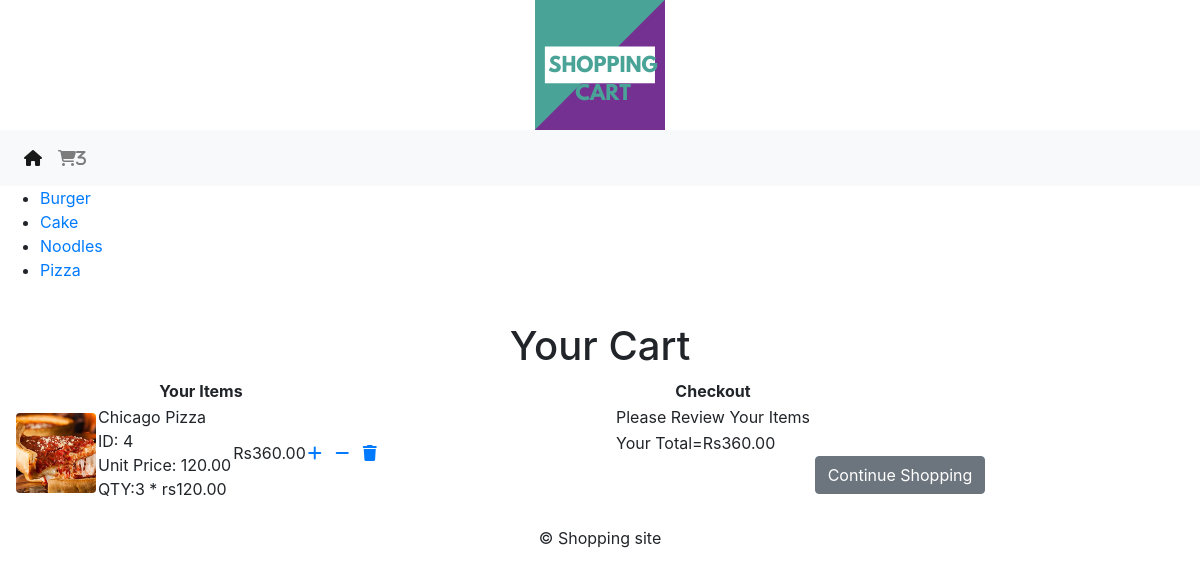
Screenshot of /Cart/ with the database file from the repository.
### YummieApp/models.py (models this page shows, shortened)
class FoodCategory(models.Model):
    name=models.CharField(max_length=200,unique=True)
    slug=models.SlugField(max_length=200,unique=True)
    img=models.ImageField(upload_to='category',blank=True)
    class Meta:
        ordering=("name",)
        verbose_name="category"
        verbose_name_plural="categories"
    def get_url(self):
        return reverse("YummieApp:Products_by_Category",args=[self.slug])

class FoodProduct(models.Model):
    name=models.CharField(max_length=200,unique=True)
    slug=models.SlugField(max_length=200,unique=True)
    img=models.ImageField(upload_to='products',blank=True)
    category=models.ForeignKey(FoodCategory,on_delete=models.CASCADE)
    price=models.DecimalField(max_digits=10,decimal_places=2)
    stock=models.IntegerField()
    available=models.BooleanField(default=True)
    created=models.DateTimeField(auto_now=True)
    updated=models.DateTimeField(auto_now=True)
    class Meta:
        ordering=("name",)
        verbose_name="product"
        verbose_name_plural="products"

### Cart/models.py (models this page shows, shortened)
class CartItem(models.Model):
    product=models.ForeignKey(FoodProduct,on_delete=models.CASCADE)
    cart=models.ForeignKey(Cart,on_delete=models.CASCADE)
    quantity=models.IntegerField()
    active=models.BooleanField(default=True)
    class Meta:
        db_table='CartItem'
    def sub_total(self):
        return self.product.price*self.quantity

### Cart/views.py (the view)
# urls.py: path('',views.cart_detail,name='cart_detail'),
def cart_detail(request, total=0, counter=0, cart_items=None):
    try:
        cart = Cart.objects.get(cart_id=_cart_id(request))
        cart_items = CartItem.objects.filter(cart=cart, active=True)
        for cart_item in cart_items:
            total += (cart_item.product.price * cart_item.quantity)
            counter += cart_item.quantity
    except ObjectDoesNotExist:
        pass
    return render(request, "cart.html", dict(cart_items=cart_items, total=total, counter=counter))

### Cart/context_processors.py (called while the page is built)
def counter(request):
    item_count=0
    if 'admin' in request.path:
        return {}
    else:
        try:
            cart = Cart.objects.filter(cart_id=_cart_id(request))
            cart_items = CartItem.objects.all().filter(cart=cart[:1])
            for cart_item in cart_items:
                item_count += cart_item.quantity
        except Cart.DoesNotExist:
            item_count = 0
        return dict(item_count=item_count)

### Cart/views.py (called while the page is built)
def _cart_id(request):
    cart = request.session.session_key
    if not cart:
        cart = request.session.create()
        return cart

### YummieApp/context_processors.py (called while the page is built)
def menu_links(request):
    links=FoodCategory.objects.all()
    return dict(links=links)

### templates/cart.html (shortened to what this page needs)
{% extends 'base.html' %}
{% load static %}
{% block content %}
{% if not cart_items %}
<div>
    <div class="text-center"><br>
    <h1 class="text-center">
        Your Cart is Empty
    </h1>
        <br>
        <p class="text-center">
            Please Click <a href="{% url 'YummieApp:allProdCat' %}">Here</a>
        </p>
    </div>
</div>
{% else %}
<div>
    <div class="text-center">
        <br>
        <h1 class="text-center">
            Your Cart
        </h1>
    </div>
</div>
<div class="row mx-auto">
    <div class="col-12 col-sm-12 col-md-12 col-lg-6 text-center">
        <table>
            <thead>
            <tr>
                <th colspan="5"> Your Items</th>
            </tr>
            </thead>
            <tbody>
            {% for cart_item in cart_items %}
            <tr>
                <td>
                    <a href="cart_item.product.get_absolute_url"><img src="{{cart_item.product.img.url}}" class="float-left rounded" style="height:80px;width:80px;"></a>
                </td>
                <td class="text-left">
                    {{cart_item.product.name}}
                    <br>
                    ID: {{cart_item.product.id}}
                    <br>
                    Unit Price: {{cart_item.product.price}}
                    <br>
                    QTY:{{cart_item.quantity}} * rs{{cart_item.product.price}}
                    <br>
                </td>
                <td>
                    Rs{{cart_item.sub_total}}
                </td>
                {% if cart_item.quantity < cart_item.product.stock %}
                <td>
                    <a href="{% url 'Cart:add_cart' cart_item.product.id %}"><li class="fas fa-plus"></li> </a>&nbsp;
                    <a href="{% url 'Cart:cart_remove' cart_item.product.id %}"><li class="fas fa-minus"></li> </a>&nbsp;
                    <a href="{% url 'Cart:full_remove' cart_item.product.id %}"><li class="fas fa-trash"></li> </a>&nbsp;
                </td>
                {% else %}
                <td>
                    <a href="{% url 'Cart:cart_remove' cart_item.product.id %}"><li class="fas fa-minus"></li> </a>&nbsp;
                    <a href="{% url 'Cart:full_remove' cart_item.product.id %}" ><li class="fas fa-trash"></li> </a>&nbsp;
                </td>
                {% endif %}
            </tr>
            {% endfor %}
            </tbody>
        </table>
    </div>
    <div class="col-12 col-sm-12 col-md-12 col-lg-6 text-center">
        <table>
            <thead>
            <tr>
                <th>
                    Checkout
                </th>
            </tr>
            </thead>
            <tbody>
            <tr>
                <td>Please  Review Your Items</td>
            </tr><tr>
                <td class="text-left">
                    Your Total=Rs{{total}}
                </td>
            </tr>
            </tbody>
        </table>
        <div class="mx-auto">
            <a href="{% url 'YummieApp:allProdCat' %}" class="btn btn-secondary">Continue Shopping</a>
        </div>
    </div>
</div><br>
{% endif %}
{% endblock %}

### templates/navbar.html (shortened to what this page needs)
<nav class="navbar navbar-expand-lg navbar-light bg-light">
  <div class="collapse navbar-collapse" id="navbarNavDropdown">
    <ul class="navbar-nav">
      <li class="nav-item active">
        <a class="nav-link" href="{% url 'YummieApp:allProdCat' %}"><i class="fas fa-home"></i> </a>
      </li>
        {% if item_count > 0 %}
      <li class="nav-item">
            <a class="nav-link" href="{% url 'Cart:cart_detail' %}"><i class="fas fa-shopping-cart">{{item_count}}</i></a>
      </li>
        {% endif %}
    </ul>
  </div>
</nav>
<nav>
    <ul>
        {% for cat in links %}
        <li><a href="{{cat.get_url}}">{{cat.name}}</a> </li>
        {% endfor %}
    </ul>
</nav>

### rows the page displays
FoodCategory: name "Burger"
FoodCategory: name "Cake"
FoodCategory: name "Noodles"
FoodCategory: name "Pizza"
CartItem: product.img (picture), product.name "Chicago Pizza", product.id "4", product.price "120.00", quantity "3", sub_total "360.00"

### other values shown
{{ item_count }} "3"
{{ total }} "360.00"
